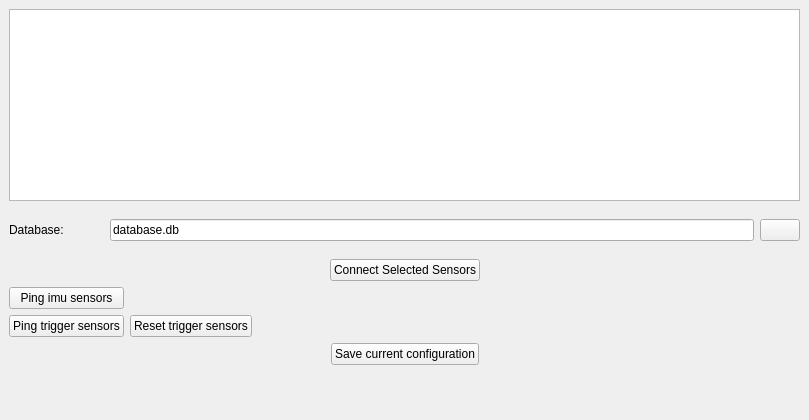
<?xml version="1.0" encoding="UTF-8"?>
<ui version="4.0">
 <class>DockWidget_IMU_client_manager</class>
 <widget class="QDockWidget" name="DockWidget_IMU_client_manager">
  <property name="geometry">
   <rect>
    <x>0</x>
    <y>0</y>
    <width>809</width>
    <height>420</height>
   </rect>
  </property>
  <property name="windowTitle">
   <string>Device Manager</string>
  </property>
  <widget class="QWidget" name="dockWidgetContents">
   <layout class="QVBoxLayout" name="verticalLayout">
    <item>
     <widget class="QTableWidget" name="tableWidget">
      <property name="sizePolicy">
       <sizepolicy hsizetype="Preferred" vsizetype="Preferred">
        <horstretch>0</horstretch>
        <verstretch>0</verstretch>
       </sizepolicy>
      </property>
     </widget>
    </item>
    <item>
     <layout class="QHBoxLayout" name="horizontalLayout">
      <item>
       <widget class="QLabel" name="label">
        <property name="text">
         <string>Database:</string>
        </property>
       </widget>
      </item>
      <item>
       <spacer name="horizontalSpacer_2">
        <property name="orientation">
         <enum>Qt::Vertical</enum>
        </property>
        <property name="sizeHint" stdset="0">
         <size>
          <width>40</width>
          <height>20</height>
         </size>
        </property>
       </spacer>
      </item>
      <item>
       <widget class="QLineEdit" name="lineEdit_db_name">
        <property name="inputMask">
         <string/>
        </property>
        <property name="text">
         <string>database.db</string>
        </property>
       </widget>
      </item>
      <item>
       <widget class="QPushButton" name="pushButton_db_lock">
        <property name="sizePolicy">
         <sizepolicy hsizetype="Maximum" vsizetype="Fixed">
          <horstretch>0</horstretch>
          <verstretch>0</verstretch>
         </sizepolicy>
        </property>
        <property name="text">
         <string/>
        </property>
        <property name="icon">
         <iconset>
          <normaloff>../../../../../../../../../../home/vscode/.designer/backup/icons/lock_open.png</normaloff>
          <normalon>../../../../../../../../../../home/vscode/.designer/backup/icons/lock_close.png</normalon>../../../../../../../../../../home/vscode/.designer/backup/icons/lock_open.png</iconset>
        </property>
        <property name="checkable">
         <bool>true</bool>
        </property>
        <property name="checked">
         <bool>false</bool>
        </property>
       </widget>
      </item>
     </layout>
    </item>
    <item>
     <layout class="QHBoxLayout" name="horizontalLayout_2">
      <item>
       <spacer name="horizontalSpacer_6">
        <property name="orientation">
         <enum>Qt::Horizontal</enum>
        </property>
        <property name="sizeHint" stdset="0">
         <size>
          <width>40</width>
          <height>20</height>
         </size>
        </property>
       </spacer>
      </item>
      <item>
       <widget class="QPushButton" name="pushButton_connect_selected">
        <property name="text">
         <string>Connect Selected Sensors</string>
        </property>
        <property name="checkable">
         <bool>true</bool>
        </property>
       </widget>
      </item>
      <item>
       <spacer name="horizontalSpacer_7">
        <property name="orientation">
         <enum>Qt::Horizontal</enum>
        </property>
        <property name="sizeHint" stdset="0">
         <size>
          <width>40</width>
          <height>20</height>
         </size>
        </property>
       </spacer>
      </item>
     </layout>
    </item>
    <item>
     <layout class="QGridLayout" name="gridLayout">
      <item row="2" column="0">
       <widget class="QPushButton" name="pushButton_ping_trigger">
        <property name="text">
         <string>Ping trigger sensors</string>
        </property>
       </widget>
      </item>
      <item row="1" column="2">
       <spacer name="horizontalSpacer_5">
        <property name="orientation">
         <enum>Qt::Horizontal</enum>
        </property>
        <property name="sizeHint" stdset="0">
         <size>
          <width>40</width>
          <height>20</height>
         </size>
        </property>
       </spacer>
      </item>
      <item row="1" column="0">
       <widget class="QPushButton" name="pushButton_ping_imu">
        <property name="text">
         <string>Ping imu sensors</string>
        </property>
        <property name="checkable">
         <bool>false</bool>
        </property>
       </widget>
      </item>
      <item row="1" column="4">
       <spacer name="horizontalSpacer">
        <property name="orientation">
         <enum>Qt::Vertical</enum>
        </property>
        <property name="sizeHint" stdset="0">
         <size>
          <width>40</width>
          <height>20</height>
         </size>
        </property>
       </spacer>
      </item>
      <item row="2" column="1">
       <widget class="QPushButton" name="pushButton_reset_trigger">
        <property name="text">
         <string>Reset trigger sensors</string>
        </property>
       </widget>
      </item>
     </layout>
    </item>
    <item>
     <layout class="QHBoxLayout" name="horizontalLayout_3">
      <item>
       <spacer name="horizontalSpacer_3">
        <property name="orientation">
         <enum>Qt::Horizontal</enum>
        </property>
        <property name="sizeHint" stdset="0">
         <size>
          <width>40</width>
          <height>20</height>
         </size>
        </property>
       </spacer>
      </item>
      <item>
       <widget class="QPushButton" name="pushButton_save">
        <property name="text">
         <string>Save current configuration</string>
        </property>
       </widget>
      </item>
      <item>
       <spacer name="horizontalSpacer_4">
        <property name="orientation">
         <enum>Qt::Horizontal</enum>
        </property>
        <property name="sizeHint" stdset="0">
         <size>
          <width>40</width>
          <height>20</height>
         </size>
        </property>
       </spacer>
      </item>
     </layout>
    </item>
    <item>
     <spacer name="verticalSpacer">
      <property name="orientation">
       <enum>Qt::Vertical</enum>
      </property>
      <property name="sizeHint" stdset="0">
       <size>
        <width>20</width>
        <height>40</height>
       </size>
      </property>
     </spacer>
    </item>
   </layout>
  </widget>
 </widget>
 <resources/>
 <connections>
  <connection>
   <sender>pushButton_db_lock</sender>
   <signal>toggled(bool)</signal>
   <receiver>lineEdit_db_name</receiver>
   <slot>setDisabled(bool)</slot>
   <hints>
    <hint type="sourcelabel">
     <x>716</x>
     <y>238</y>
    </hint>
    <hint type="destinationlabel">
     <x>661</x>
     <y>235</y>
    </hint>
   </hints>
  </connection>
 </connections>
</ui>
